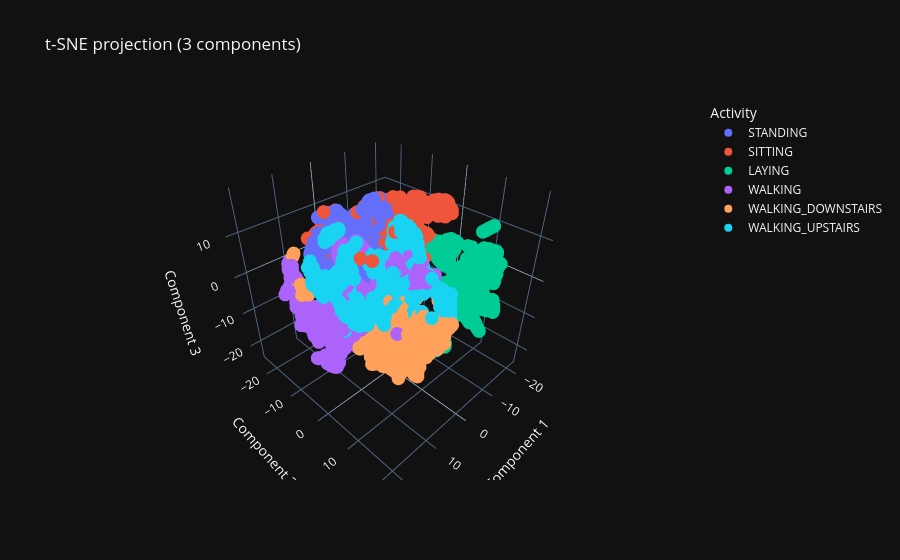

The cell this chart's notebook holds for it:
### Markdown cell above
Мы не отстаем от трендов и тоже можем в 3D. Сейчас и вы научитесь (если еще не умеете). Нарисуйте scatter_3d-график через `plotly.express` для `df_3_comp` с выделением цветами активностей. Повращайте его. Нормально получилось? Есть ли какая-то структура у точек?

### Code cell
import plotly.express as px

fig = px.scatter_3d(
    df_3_comp,
    x=df_3_comp.columns[0],
    y=df_3_comp.columns[1],
    z=df_3_comp.columns[2],
    color='Activity',
    title='t-SNE projection (3 components)',
    labels={'x': 'Component 1', 'y': 'Component 2', 'z': 'Component 3'},

)

fig.show()

### Figure 1 — Plotly figure (JSON) as saved in the notebook; plotly's stock layout.template omitted (floating-point values rounded to 4 significant figures; data arrays with more than 128 entries replaced by an {"elided": "..."} marker saying what was removed)
{"data": [{"hovertemplate": "Activity=STANDING<br>Component 1=%{x}<br>Component 2=%{y}<br>Component 3=%{z}<extra></extra>", "legendgroup": "STANDING", "marker": {"color": "#636efa", "symbol": "circle"}, "mode": "markers", "name": "STANDING", "scene": "scene", "showlegend": true, "x": {"elided": "1374 float values"}, "y": {"elided": "1374 float values"}, "z": {"elided": "1374 float values"}, "type": "scatter3d"}, {"hovertemplate": "Activity=SITTING<br>Component 1=%{x}<br>Component 2=%{y}<br>Component 3=%{z}<extra></extra>", "legendgroup": "SITTING", "marker": {"color": "#EF553B", "symbol": "circle"}, "mode": "markers", "name": "SITTING", "scene": "scene", "showlegend": true, "x": {"elided": "1286 float values"}, "y": {"elided": "1286 float values"}, "z": {"elided": "1286 float values"}, "type": "scatter3d"}, {"hovertemplate": "Activity=LAYING<br>Component 1=%{x}<br>Component 2=%{y}<br>Component 3=%{z}<extra></extra>", "legendgroup": "LAYING", "marker": {"color": "#00cc96", "symbol": "circle"}, "mode": "markers", "name": "LAYING", "scene": "scene", "showlegend": true, "x": {"elided": "1407 float values"}, "y": {"elided": "1407 float values"}, "z": {"elided": "1407 float values"}, "type": "scatter3d"}, {"hovertemplate": "Activity=WALKING<br>Component 1=%{x}<br>Component 2=%{y}<br>Component 3=%{z}<extra></extra>", "legendgroup": "WALKING", "marker": {"color": "#ab63fa", "symbol": "circle"}, "mode": "markers", "name": "WALKING", "scene": "scene", "showlegend": true, "x": {"elided": "1226 float values"}, "y": {"elided": "1226 float values"}, "z": {"elided": "1226 float values"}, "type": "scatter3d"}, {"hovertemplate": "Activity=WALKING_DOWNSTAIRS<br>Component 1=%{x}<br>Component 2=%{y}<br>Component 3=%{z}<extra></extra>", "legendgroup": "WALKING_DOWNSTAIRS", "marker": {"color": "#FFA15A", "symbol": "circle"}, "mode": "markers", "name": "WALKING_DOWNSTAIRS", "scene": "scene", "showlegend": true, "x": {"elided": "986 float values"}, "y": {"elided": "986 float values"}, "z": {"elided": "986 float values"}, "type": "scatter3d"}, {"hovertemplate": "Activity=WALKING_UPSTAIRS<br>Component 1=%{x}<br>Component 2=%{y}<br>Component 3=%{z}<extra></extra>", "legendgroup": "WALKING_UPSTAIRS", "marker": {"color": "#19d3f3", "symbol": "circle"}, "mode": "markers", "name": "WALKING_UPSTAIRS", "scene": "scene", "showlegend": true, "x": {"elided": "1073 float values"}, "y": {"elided": "1073 float values"}, "z": {"elided": "1073 float values"}, "type": "scatter3d"}], "layout": {"scene": {"domain": {"x": [0.0, 1.0], "y": [0.0, 1.0]}, "xaxis": {"title": {"text": "Component 1"}}, "yaxis": {"title": {"text": "Component 2"}}, "zaxis": {"title": {"text": "Component 3"}}}, "legend": {"title": {"text": "Activity"}, "tracegroupgap": 0}, "title": {"text": "t-SNE projection (3 components)"}}}
